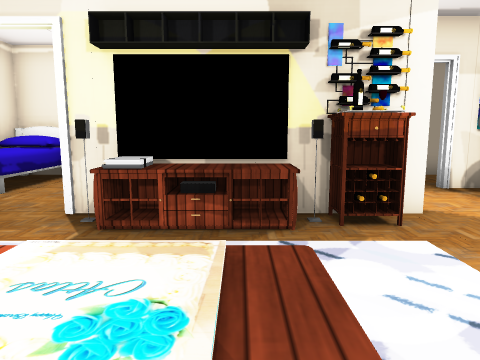
[1] (above)

20 first-person views from a walk through a Unity game level. The camera is 1.3 m above the floor, tilts 8° down and sees 70° across. The floor is counted in squares, 1 m on a side. Each view is taken from the middle of a square. On the plan, view 1 faces up. The plan holds only what a view shows up to about 15 squares ahead; the rest is blank. The place goes on beyond the plan. The player is left out. Door leaves are left out, so doorways stand open. Some surface patterns are stand-ins.

[2]
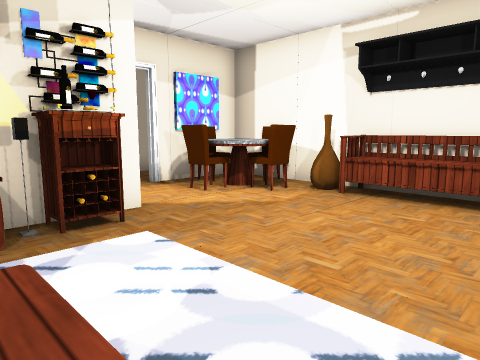

[3]
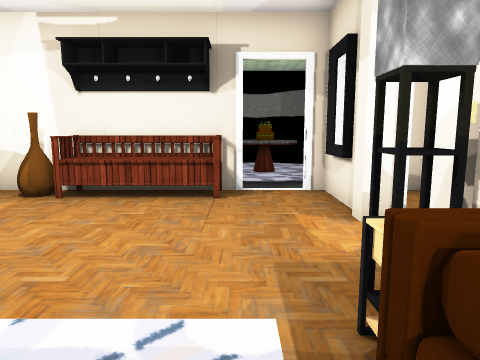

[4]
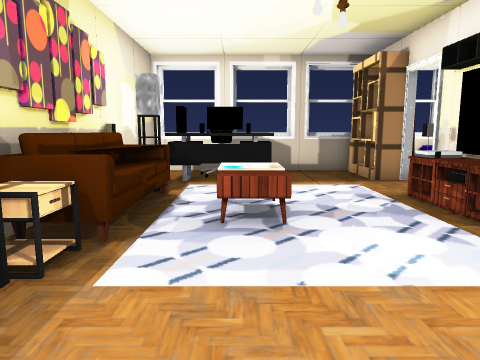

[5]
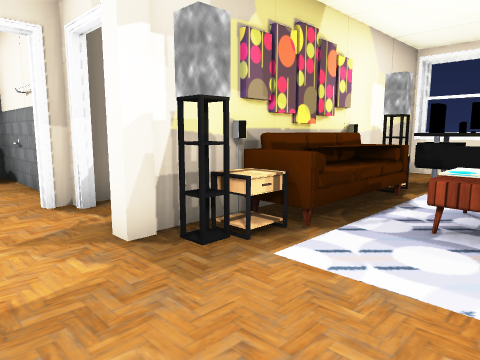

[6]
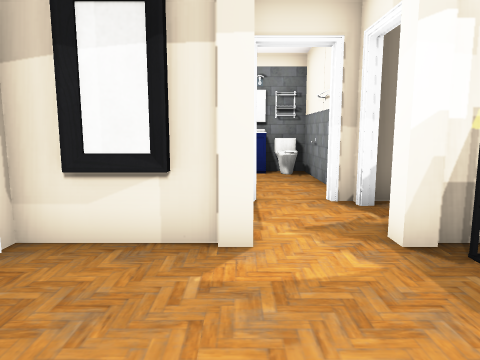

[7]
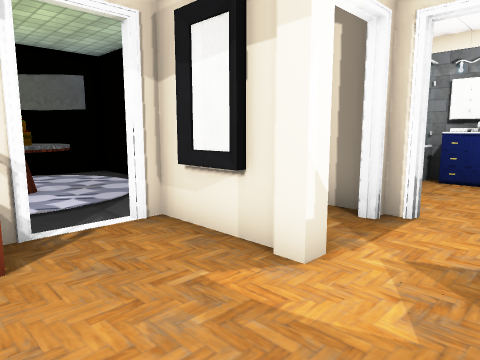

[8]
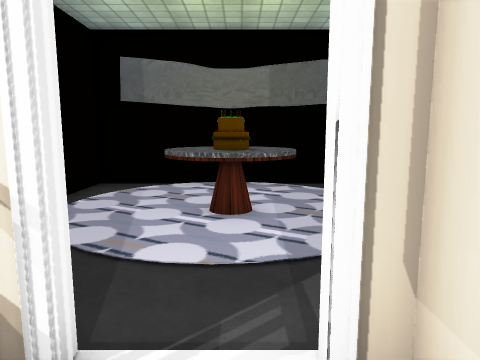

[9]
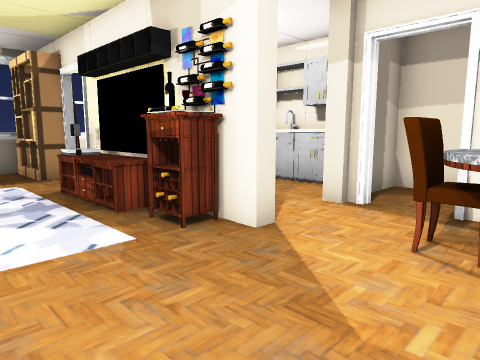

[10]
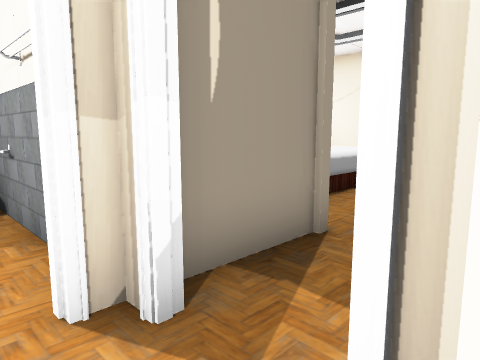

[11]
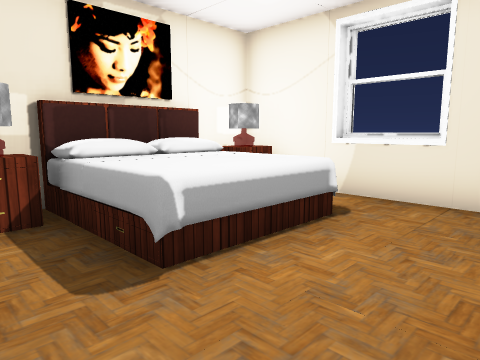

[12]
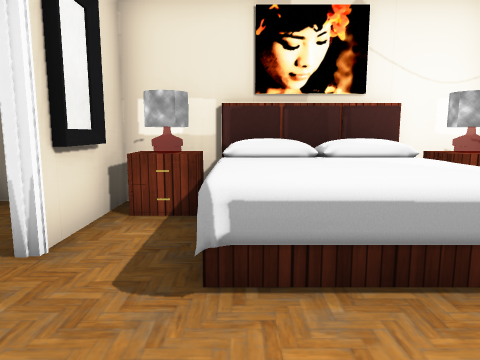

[13]
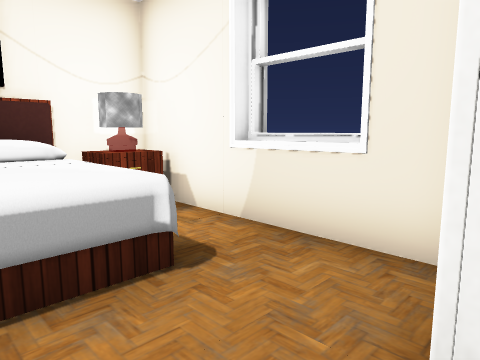

[14]
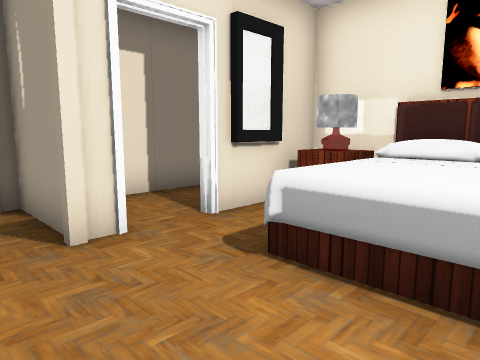

[15]
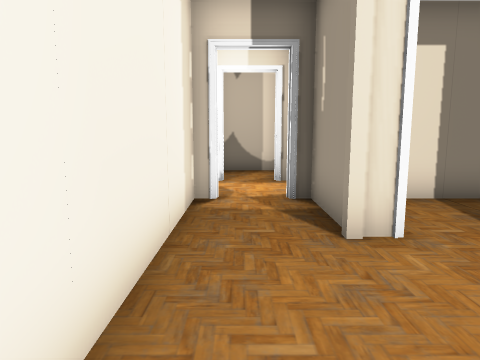

[16]
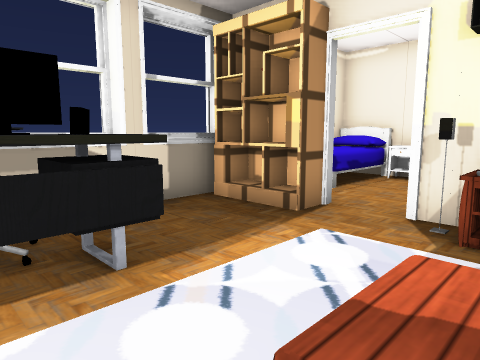

[17]
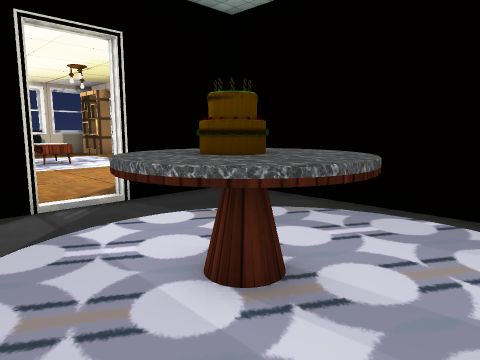

[18]
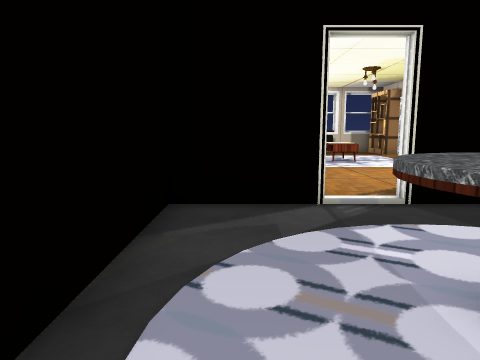

[19]
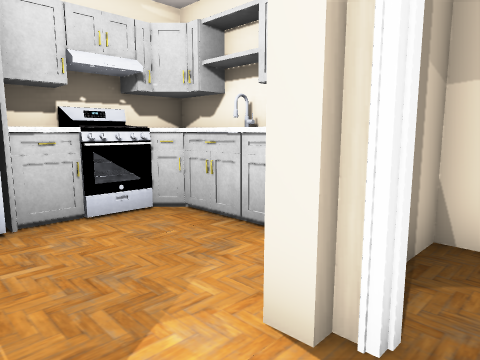

[20]
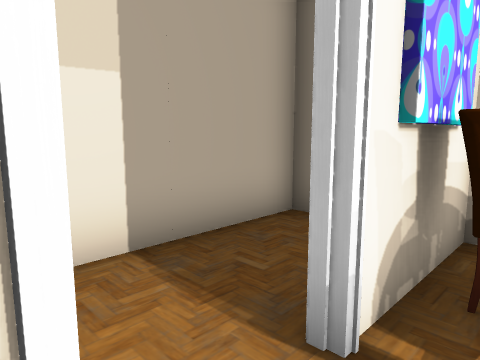

### Floor plan
Key: @ floor where view 1 was taken; # wall or solid block; . floor; D open door; = window, fence, low wall or low ledge; ^ raised ledge; P pillar; T table; C chair; B bench; S sofa; M mirror; H shelf; E bed; L closet; O other object.
Columns run from 7 left of view 1 to 15 right of it. Each row starts with its distance up from view 1.
 11 ###   ##########
 10 #######^###....#
  9 ###  ##...#....#
  8 ###=###...PD####
  7 ###= ##.....TCT#
  6 # #DD#O..#P.CTC#
  5 #HHHDOTT#O...CT#
  4 =.............O#
  3 #....    .....B####
  2 =  ^. TT .....B#...
  1 #.CO. TT .....B#..    #
  0 #CC ...@.......D..TTT #
 -1 #.#OOOSSTT.....D..TOT #
 -2 ##########P.PM##..TT  #
 -3 #LL.......D.D..#...  .#
 -4 #......P##DDD  #
 -5 #......D..#D##
 -6 =.EEEE.D..#..
 -7 #.EEEE.#..#..
 -8 #OTEEEO#..#..
 -9 #OTEEEO# .#OO#
-10 ###  ###  ####

Positions as (right, up) in squares from view 1, and headings:
1: (0, 0), facing up
2: (0, 0), facing up-right
3: (0, 0), facing right
4: (5, 1), facing left
5: (5, 2), facing down-left
6: (5, 2), facing down
7: (3, 1), facing down-right
8: (6, -1), facing right
9: (6, 2), facing up-left
10: (4, -2), facing down-left
11: (0, -3), facing down-left
12: (-2, -3), facing down
13: (-3, -3), facing down-left
14: (-4, -3), facing down-right
15: (-4, -3), facing right
16: (-1, 0), facing up-left
17: (14, -3), facing up-left
18: (14, -3), facing left
19: (4, 6), facing up-left
20: (3, 7), facing up-right
